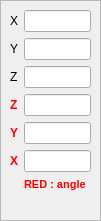
         <widget class="QFrame" name="frame_10">
          <property name="geometry">
           <rect>
            <x>210</x>
            <y>453</y>
            <width>101</width>
            <height>221</height>
           </rect>
          </property>
          <property name="frameShape">
           <enum>QFrame::StyledPanel</enum>
          </property>
          <property name="frameShadow">
           <enum>QFrame::Raised</enum>
          </property>
          <widget class="QWidget" name="formLayoutWidget_6">
           <property name="geometry">
            <rect>
             <x>10</x>
             <y>10</y>
             <width>81</width>
             <height>213</height>
            </rect>
           </property>
           <layout class="QFormLayout" name="formLayout_6">
            <item row="0" column="0">
             <widget class="QLabel" name="label_52">
              <property name="text">
               <string>X</string>
              </property>
             </widget>
            </item>
            <item row="0" column="1">
             <widget class="QLineEdit" name="Edit_X_2"/>
            </item>
            <item row="1" column="0">
             <widget class="QLabel" name="label_53">
              <property name="text">
               <string>Y</string>
              </property>
             </widget>
            </item>
            <item row="1" column="1">
             <widget class="QLineEdit" name="Edit_Y_2"/>
            </item>
            <item row="2" column="0">
             <widget class="QLabel" name="label_54">
              <property name="text">
               <string>Z</string>
              </property>
             </widget>
            </item>
            <item row="2" column="1">
             <widget class="QLineEdit" name="Edit_Z_2"/>
            </item>
            <item row="3" column="0">
             <widget class="QLabel" name="label_55">
              <property name="text">
               <string>&lt;html&gt;&lt;head/&gt;&lt;body&gt;&lt;p&gt;&lt;span style=&quot; font-weight:600; color:#ff0000;&quot;&gt;Z&lt;/span&gt;&lt;/p&gt;&lt;/body&gt;&lt;/html&gt;</string>
              </property>
             </widget>
            </item>
            <item row="3" column="1">
             <widget class="QLineEdit" name="Edit_Z_angle_2"/>
            </item>
            <item row="4" column="0">
             <widget class="QLabel" name="label_56">
              <property name="text">
               <string>&lt;html&gt;&lt;head/&gt;&lt;body&gt;&lt;p&gt;&lt;span style=&quot; font-weight:600; color:#ff0000;&quot;&gt;Y&lt;/span&gt;&lt;/p&gt;&lt;/body&gt;&lt;/html&gt;</string>
              </property>
             </widget>
            </item>
            <item row="4" column="1">
             <widget class="QLineEdit" name="Edit_Y_angle_2"/>
            </item>
            <item row="5" column="0">
             <widget class="QLabel" name="label_57">
              <property name="text">
               <string>&lt;html&gt;&lt;head/&gt;&lt;body&gt;&lt;p&gt;&lt;span style=&quot; font-weight:600; color:#ff0000;&quot;&gt;X&lt;/span&gt;&lt;/p&gt;&lt;/body&gt;&lt;/html&gt;</string>
              </property>
             </widget>
            </item>
            <item row="5" column="1">
             <widget class="QLineEdit" name="Edit_X_angle_2"/>
            </item>
            <item row="6" column="1">
             <widget class="QLabel" name="label_59">
              <property name="text">
               <string>&lt;html&gt;&lt;head/&gt;&lt;body&gt;&lt;p&gt;&lt;span style=&quot; font-size:8pt; font-weight:600; color:#ff0000;&quot;&gt;RED : angle&lt;/span&gt;&lt;/p&gt;&lt;/body&gt;&lt;/html&gt;</string>
              </property>
             </widget>
            </item>
           </layout>
          </widget>
         </widget>
